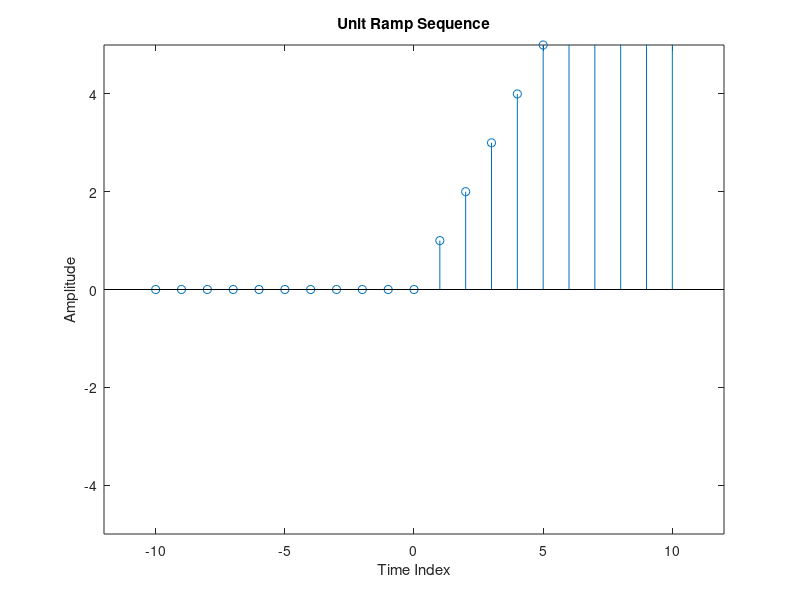

Recreate this plot in MATLAB.
clc;
close all;
clear all;

% Define time index
n = -10 : 10;

% Generate unit step sequence
u = [zeros(1 , 10)  ones(1,11)];

% Generate unit ramp sequence
r = n .* u;

% Plot the signal
stem(n , r);
axis([-12 12 -5 5]);
xlabel('Time Index');
ylabel('Amplitude');
title('Unit Ramp Sequence');
